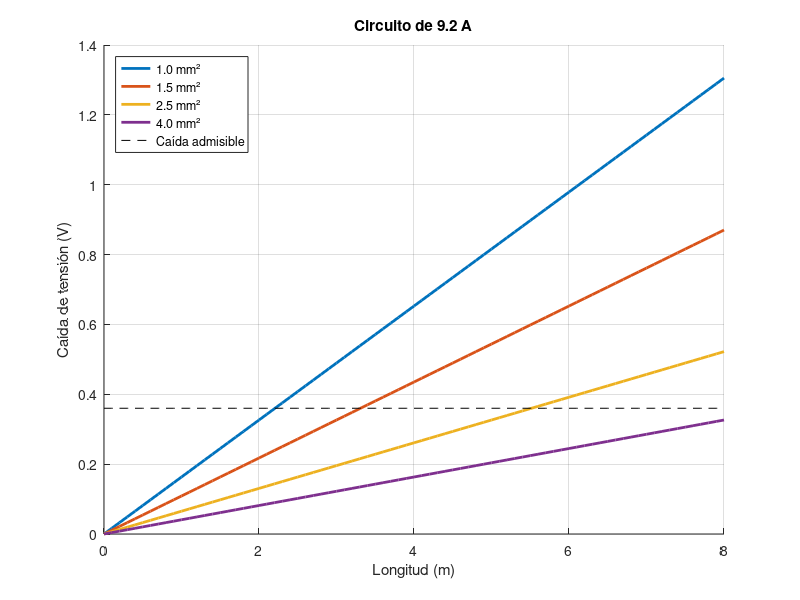
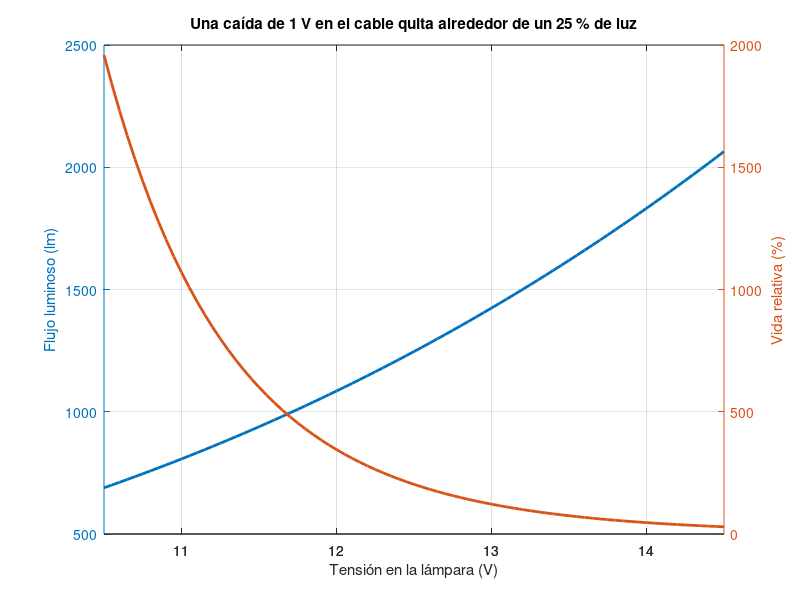
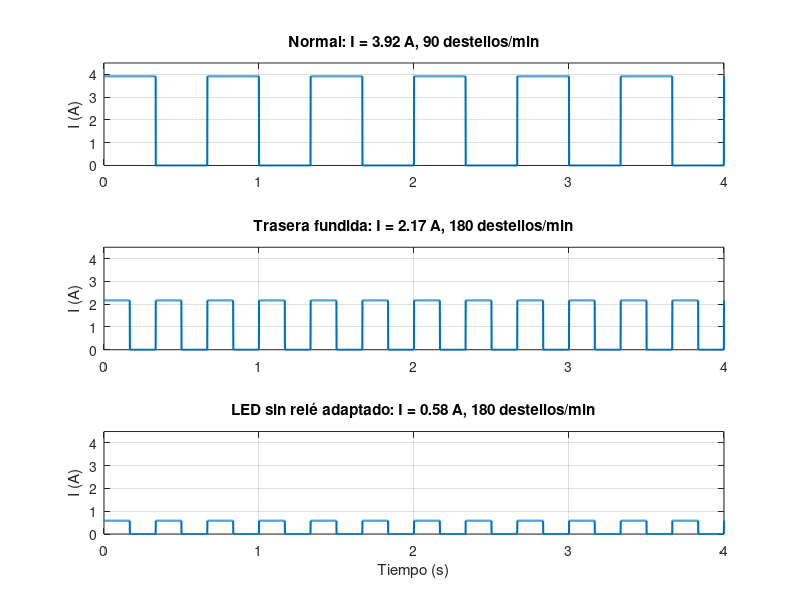
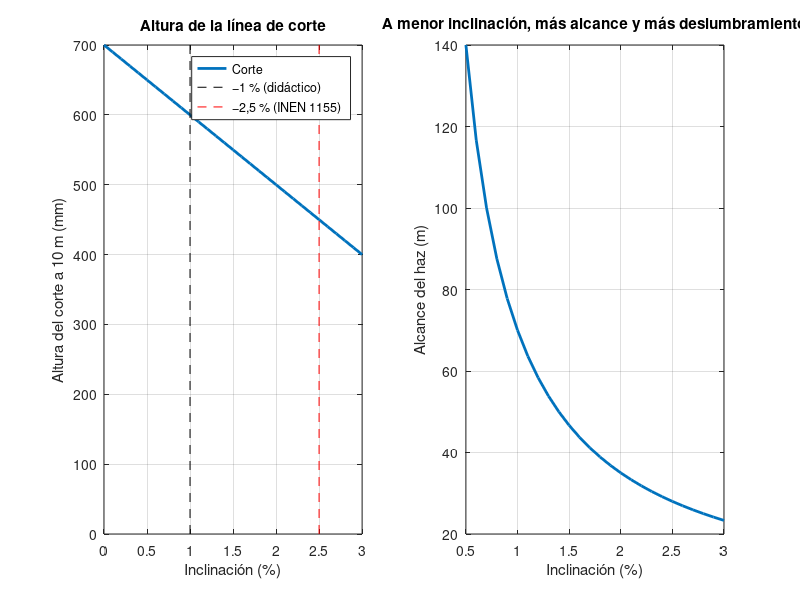

MATLAB code for these plots, in order:
%% ========================================================================
%  ELECTRICIDAD AUTOMOTRIZ (MA.03.02) · ISTS · PAO Oct 2026 – Feb 2027
%  UNIDAD 4 · Circuitos eléctricos auxiliares
%  ------------------------------------------------------------------------
%   4.1 Dimensionado de un circuito de alumbrado: corriente, sección y fusible
%   4.2 Tensión en la lámpara y flujo luminoso (por qué importa la caída de tensión)
%   4.3 Relé de intermitencia: destellos, lámpara fundida y lámparas LED
%   4.4 Regulación de faros: altura de la línea de corte según la inclinación
%   4.5 Iluminancia del haz (ley inversa del cuadrado)
%   4.6 Reloj de bobinas cruzadas: ángulo de la aguja según el aforador
%   4.7 Indicador de temperatura con NTC y termocontacto
%   4.8 Motor del limpiaparabrisas: velocidad lenta y rápida (tercera escobilla)
%   4.9 Luneta térmica: corriente y efecto de un hilo cortado
%   4.10 Consumo en reposo y días hasta que la batería no arranca
%  Compatible con MATLAB R2016b+ y GNU Octave. Valores orientativos.
%% ========================================================================
clear; close all; clc;
guardarFiguras = false; guardar = @(n) [];
if guardarFiguras, guardar = @(n) print(gcf,'-dpng','-r150',[n '.png']); end

%% 4.1 Dimensionado de un circuito de alumbrado
% DATOS
P = 55; nL = 2; U = 12; L = 3; dU = 0.03; rho = 0.0178;
S_norm = [0.5 0.75 1 1.5 2.5 4 6 10]; I_adm = [8 10 13 16 23 30 38 53];
F_norm = [3 5 7.5 10 15 20 25 30 40];
I = P*nL/U; Smin = rho*L*I/(dU*U);
S = S_norm(find(S_norm >= Smin, 1)); Ia = I_adm(S_norm == S);
F = F_norm(find(F_norm >= 1.25*I, 1));
dUr = rho*L*I/S;
msg41 = {'AUMENTE LA SECCIÓN.', 'El fusible protege el cable.'};
fprintf('\n=== 4.1 Circuito %d × %g W ===\nI = %.2f A; S mín = %.2f mm² -> %.2f mm² (admite %d A)\n', nL, P, I, Smin, S, Ia);
fprintf('Fusible ≥ 1,25·I = %.1f A -> %g A; caída real %.3f V (%.1f %%). %s\n', 1.25*I, F, dUr, dUr/U*100, ...
        msg41{(F <= Ia)+1});
Lv = 0:0.1:8; figure('Name','4.1 Dimensionado','Color','w'); hold on;
for s = S_norm(3:6), plot(Lv, rho*Lv*I/s, 'LineWidth', 2, 'DisplayName', sprintf('%.1f mm²', s)); end
plot(Lv, dU*U*ones(size(Lv)), 'k--', 'DisplayName', 'Caída admisible'); grid on; legend('Location','northwest');
xlabel('Longitud (m)'); ylabel('Caída de tensión (V)'); title(sprintf('Circuito de %.1f A', I));
guardar('U4_1_dimensionado');

%% 4.2 Tensión en la lámpara y flujo luminoso
% El flujo de una lámpara halógena varía aproximadamente con U^3,4; su vida, con U^−13.
Unom = 13.2; phi_nom = 1500;  % H7: 1500 lm a 13,2 V
Ul = 10.5:0.05:14.5; phi = phi_nom*(Ul/Unom).^3.4; vida = (Ul/Unom).^(-13);
figure('Name','4.2 Flujo luminoso','Color','w');
[ax,h1,h2] = plotyy(Ul, phi, Ul, vida*100); set([h1;h2],'LineWidth',2);
ylabel(ax(1),'Flujo luminoso (lm)'); ylabel(ax(2),'Vida relativa (%)'); xlabel('Tensión en la lámpara (V)'); grid on;
title('Una caída de 1 V en el cable quita alrededor de un 25 % de luz');
fprintf('\n=== 4.2 Con 12,0 V en la lámpara: %.0f lm (%.0f %% del nominal) ===\n', phi_nom*(12/Unom)^3.4, (12/Unom)^3.4*100);
guardar('U4_2_flujo');

%% 4.3 Relé de intermitencia
% DATOS
f_nom = 90/60;          % 90 destellos por minuto (INEN 1155: 90 ± 30)
P_lamp = [21 21 5];     % delantera, trasera, lateral (W)
I_umbral = 3.0;         % umbral del relé (A): por debajo duplica la frecuencia
casos = {'Normal', P_lamp; 'Trasera fundida', [21 0 5]; 'LED sin relé adaptado', [3 3 1]};
t = linspace(0, 4, 4000);
figure('Name','4.3 Intermitencia','Color','w');
fprintf('\n=== 4.3 Intermitencia ===\n');
for k = 1:size(casos,1)
    Ik = sum(casos{k,2})/12; f = f_nom*(1 + (Ik < I_umbral));
    s = Ik*(mod(t*f,1) < 0.5);
    subplot(3,1,k); plot(t, s, 'LineWidth', 1.5); grid on; ylim([0 4.5]); ylabel('I (A)');
    title(sprintf('%s: I = %.2f A, %.0f destellos/min', casos{k,1}, Ik, f*60));
    fprintf('%-22s I = %.2f A -> %.0f destellos/min\n', casos{k,1}, Ik, f*60);
end
xlabel('Tiempo (s)'); guardar('U4_3_intermitencia');

%% 4.4 Regulación de faros
% DATOS
h_faro = 700;            % altura del centro del faro (mm)
dist   = 10;             % distancia a la pantalla (m)
incl   = 0:0.1:3;        % inclinación hacia abajo (%)
h_corte = h_faro - dist*1000*incl/100;
alcance = h_faro/1000 ./ max(incl/100, 1e-3);      % distancia a la que el haz toca el suelo (m)
figure('Name','4.4 Regulación de faros','Color','w');
subplot(1,2,1); plot(incl, h_corte, 'LineWidth', 2); grid on; xlabel('Inclinación (%)'); ylabel('Altura del corte a 10 m (mm)');
hold on; plot([1 1],[0 h_faro],'k--', [2.5 2.5],[0 h_faro],'r--'); legend('Corte','−1 % (didáctico)','−2,5 % (INEN 1155)'); title('Altura de la línea de corte');
subplot(1,2,2); plot(incl(incl>=0.5), alcance(incl>=0.5), 'LineWidth', 2); grid on; xlabel('Inclinación (%)'); ylabel('Alcance del haz (m)'); title('A menor inclinación, más alcance y más deslumbramiento');
fprintf('\n=== 4.4 Faro a %d mm: −1 %% -> corte a %.0f mm (alcance %.0f m); −2,5 %% -> %.0f mm (%.0f m) ===\n', ...
        h_faro, h_faro-dist*10, h_faro/10, h_faro-dist*25, h_faro/25);
guardar('U4_4_faros');

%% 4.5 Iluminancia del haz
I_cd = [20000 40000 80000];   % intensidad luminosa (cd): cruce, carretera halógena, carretera LED
d = 5:1:250;
figure('Name','4.5 Iluminancia','Color','w');
loglog(d, (I_cd') ./ (d.^2), 'LineWidth', 2); grid on; hold on; plot(d, ones(size(d)), 'k--');
xlabel('Distancia (m)'); ylabel('Iluminancia (lx)'); legend('20 000 cd','40 000 cd','80 000 cd','1 lx (luz útil)');
title('E = I / d²');
fprintf('\n=== 4.5 Alcance con 1 lx: %s m ===\n', mat2str(round(sqrt(I_cd))));
guardar('U4_5_iluminancia');

%% 4.6 Reloj de bobinas cruzadas (indicador de combustible)
% B1 fija y B2 en serie con el aforador, en ángulo de 90°. La aguja sigue al campo resultante.
U = 12; RB1 = 60; RB2 = 60; Rv = 0:1:240;     % aforador: 240 ohm vacío … 0 ohm lleno (orientativo)
I1 = U/RB1*ones(size(Rv)); I2 = U./(RB2 + Rv);
ang = atan2(I2, I1)*180/pi;                    % 0° = vacío, 45° = mitad, ...
figure('Name','4.6 Reloj de bobinas','Color','w');
subplot(1,2,1); plot(Rv, ang, 'LineWidth', 2); grid on; xlabel('Resistencia del aforador (\Omega)'); ylabel('Ángulo de la aguja (°)'); title('La medida no depende de la tensión de batería');
subplot(1,2,2); hold on; for Ux = [11 12.5 14.5], plot(Rv, atan2(Ux./(RB2+Rv), Ux/RB1*ones(size(Rv)))*180/pi, 'LineWidth', 2); end
grid on; xlabel('Resistencia del aforador (\Omega)'); legend('11 V','12,5 V','14,5 V'); title('Con 11, 12,5 o 14,5 V la aguja marca igual');
guardar('U4_6_reloj_bobinas');

%% 4.7 Indicador de temperatura con NTC y termocontacto
R25 = 2500; B = 3400; Tc = 0:1:120; Rn = R25*exp(B*(1./(Tc+273.15) - 1/298.15));
I2 = 12./(60 + Rn); ang = atan2(I2, 12/60*ones(size(Tc)))*180/pi;
T_termo = 97;      % termocontacto del testigo de sobretemperatura (°C)
figure('Name','4.7 Temperatura','Color','w');
plot(Tc, ang, 'LineWidth', 2); hold on; plot([T_termo T_termo], [0 50], 'r--', 'LineWidth', 1.5); grid on;
xlabel('Temperatura del refrigerante (°C)'); ylabel('Ángulo de la aguja (°)'); legend('Aguja (NTC)','Se enciende el testigo rojo','Location','northwest');
title('Indicador de temperatura: la NTC baja su resistencia al calentarse');
guardar('U4_7_temperatura');

%% 4.8 Motor del limpiaparabrisas: dos velocidades
% Con la tercera escobilla se usan menos espiras activas: menor f.c.e.m. por rpm -> más velocidad.
U = 13.5; Ra = 0.25; k1 = 0.0060; k2 = 0.0042;  % V/rpm (lenta y rápida)
red = 50;                                     % reducción del sinfín
M = 0:0.02:1.5;                               % par en el eje del inducido (N·m)
kT1 = k1*60/(2*pi); kT2 = k2*60/(2*pi);
n1 = (U - M/kT1*Ra)/k1; n2 = (U - M/kT2*Ra)/k2;
figure('Name','4.8 Limpiaparabrisas','Color','w');
plot(M, n1/red, M, n2/red, 'LineWidth', 2); grid on; xlabel('Par resistente en el inducido (N·m)'); ylabel('Ciclos de barrido por minuto');
legend('1.ª velocidad (borne 53)','2.ª velocidad (borne 53b)'); ylim([0 inf]);
title('El cristal seco frena el motor: bajan los ciclos por minuto');
fprintf('\n=== 4.8 Con 0,5 N·m: lenta %.0f ciclos/min, rápida %.0f ciclos/min ===\n', interp1(M,n1,0.5)/red, interp1(M,n2,0.5)/red);
guardar('U4_8_limpia');

%% 4.9 Luneta térmica
P = 150; U = 13.5; nh = 12; Rt = U^2/P; Rh = nh*Rt;
cortados = 0:4; I = U./(Rh./(nh-cortados));
figure('Name','4.9 Luneta térmica','Color','w'); bar(cortados, I); grid on;
xlabel('Hilos cortados'); ylabel('Corriente total (A)'); title(sprintf('Luneta de %d hilos de %.1f \\Omega en paralelo', nh, Rh));
fprintf('\n=== 4.9 Luneta: I = %.1f A; con 1 hilo cortado %.1f A ===\n', I(1), I(2));
guardar('U4_9_luneta');

%% 4.10 Consumo en reposo
C = 60; SOC_min = 0.5;           % capacidad y estado mínimo para arrancar
Irep = [0.02 0.035 0.05 0.1 0.15 0.3];    % corriente en reposo (A)
dias = C*SOC_min./Irep/24;
figure('Name','4.10 Consumo en reposo','Color','w'); bar(Irep*1000, dias); grid on;
xlabel('Consumo en reposo (mA)'); ylabel('Días hasta no poder arrancar'); title('Una alarma o un módulo que no «duerme» descarga la batería');
fprintf('\n=== 4.10 ===\n'); fprintf('%5.0f mA -> %5.1f días\n', [Irep*1000; dias]);
guardar('U4_10_reposo');
